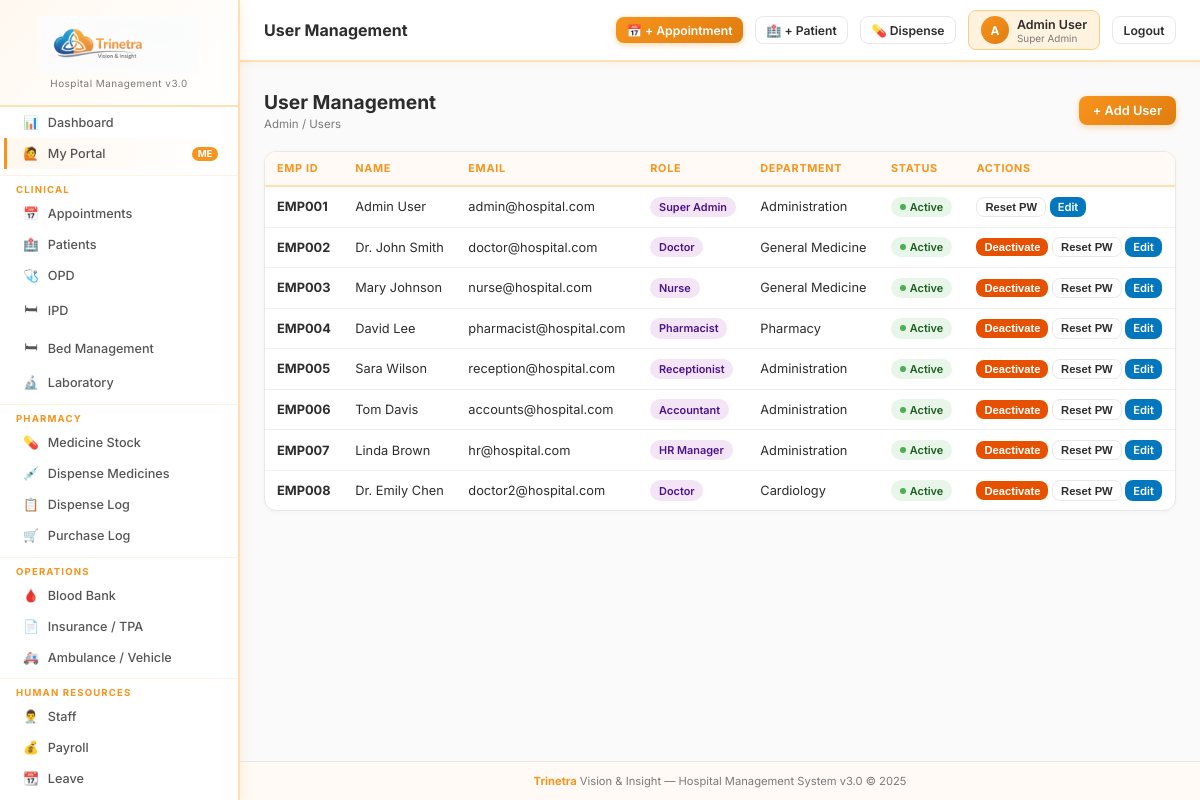
Page /admin/users (signed in) on the committed database.
### tables this page shows
CREATE TABLE roles (
    id INTEGER PRIMARY KEY AUTOINCREMENT, name TEXT NOT NULL UNIQUE,
    description TEXT DEFAULT '', is_active INTEGER DEFAULT 1
);

CREATE TABLE staff (
    id INTEGER PRIMARY KEY AUTOINCREMENT, employee_id TEXT UNIQUE,
    name TEXT NOT NULL, surname TEXT DEFAULT '', email TEXT UNIQUE,
    password TEXT DEFAULT '', phone TEXT DEFAULT '', mobileno TEXT DEFAULT '',
    gender TEXT DEFAULT '', dob TEXT DEFAULT '', blood_group TEXT DEFAULT '',
    date_of_joining TEXT DEFAULT '', address TEXT DEFAULT '',
    department INTEGER DEFAULT 0, designation INTEGER DEFAULT 0,
    qualification TEXT DEFAULT '', experience TEXT DEFAULT '',
    basic_salary REAL DEFAULT 0, bank_name TEXT DEFAULT '',
    bank_account TEXT DEFAULT '', emergency_contact TEXT DEFAULT '',
    note TEXT DEFAULT '', is_active INTEGER DEFAULT 1,
    created_at TEXT DEFAULT CURRENT_TIMESTAMP,
    FOREIGN KEY (department) REFERENCES department(id)
);

CREATE TABLE department (
    id INTEGER PRIMARY KEY AUTOINCREMENT, department_name TEXT NOT NULL,
    description TEXT DEFAULT '', is_active INTEGER DEFAULT 1
);

### app.py (the view)
@app.route('/admin/users')
@perm_required('admin','view')
def admin_users():
    users = qdb("""SELECT staff.*,roles.name as role_name,department.department_name
        FROM staff LEFT JOIN staff_roles ON staff_roles.staff_id=staff.id
        LEFT JOIN roles ON roles.id=staff_roles.role_id
        LEFT JOIN department ON department.id=staff.department
        ORDER BY staff.employee_id""")
    return render_template('admin/users.html', users=users)

### app.py (called while the page is built)
def get_db():
    db = getattr(g, '_database', None)
    if db is None:
        db = g._database = sqlite3.connect(DATABASE)
        db.row_factory = sqlite3.Row
        db.execute("PRAGMA foreign_keys = ON")
    return db

@app.teardown_appcontext
def close_connection(exception):
    db = getattr(g, '_database', None)
    if db is not None: db.close()

def qdb(query, args=(), one=False):
    cur = get_db().execute(query, args)
    rv = cur.fetchall()
    return (rv[0] if rv else None) if one else rv

def get_user(): return session.get('hospitaladmin', {})

def get_user_permissions():
    user = get_user()
    if not user: return {}
    if user.get('roles') == 'Super Admin':
        return {m: {'view':True,'add':True,'edit':True,'delete':True} for m in ALL_MODULES}
    role_id = user.get('role_id', 0)
    rows = qdb("SELECT module,can_view,can_add,can_edit,can_delete FROM role_permissions WHERE role_id=?", (role_id,))
    return {r['module']: {'view':bool(r['can_view']),'add':bool(r['can_add']),'edit':bool(r['can_edit']),'delete':bool(r['can_delete'])} for r in rows}

def perm_required(module, action='view'):
    def decorator(f):
        @wraps(f)
        def decorated(*args, **kwargs):
            if 'hospitaladmin' not in session:
                return redirect(url_for('login'))
            user = get_user()
            if user.get('roles') == 'Super Admin':
                return f(*args, **kwargs)
            perms = get_user_permissions()
            if not perms.get(module, {}).get(action):
                flash(f'Access denied: {action} permission required for {module}.', 'danger')
                return redirect(url_for('dashboard'))
            return f(*args, **kwargs)
        return decorated
    return decorator

@app.context_processor
def inject_globals():
    user = get_user()
    perms = get_user_permissions() if user else {}
    settings = {}
    if user:
        try:
            rows = qdb("SELECT name,value FROM sch_settings")
            settings = {r['name']: r['value'] for r in rows}
        except: pass
    return dict(current_user=type('U', (), user)() if user else None,
                user_perms=perms, settings=settings,
                ALL_MODULES=ALL_MODULES)

### templates/admin/users.html (shortened to what this page needs)
{% extends 'base.html' %}{% block title %}User Management{% endblock %}{% block page_title %}User Management{% endblock %}{% block content %}
<div class="page-header"><div><h1>User Management</h1><div class="breadcrumb">Admin / Users</div></div><a href="{{ url_for('staff_add') }}" class="btn btn-primary">+ Add User</a></div>
<div class="card"><div class="card-body p-0"><div class="table-wrap"><table>
<thead><tr><th>Emp ID</th><th>Name</th><th>Email</th><th>Role</th><th>Department</th><th>Status</th><th>Actions</th></tr></thead>
<tbody>{% for u in users %}<tr>
  <td><strong>{{ u.employee_id or '—' }}</strong></td>
  <td>{{ u.name }} {{ u.surname }}</td>
  <td>{{ u.email }}</td>
  <td><span class="badge badge-purple">{{ u.role_name or 'Staff' }}</span></td>
  <td>{{ u.department_name or '—' }}</td>
  <td>{% if u.is_active %}<span class="badge badge-success"><span class="dot dot-green"></span>Active</span>{% else %}<span class="badge badge-danger"><span class="dot dot-red"></span>Inactive</span>{% endif %}</td>
  <td>
    {% if u.id != current_user.id %}
    <form method="POST" action="{{ url_for('admin_user_toggle',uid=u.id) }}" style="display:inline">
      <button class="btn btn-{{ 'warning' if u.is_active else 'success' }} btn-xs">{{ 'Deactivate' if u.is_active else 'Activate' }}</button>
    </form>
    {% endif %}
    <button class="btn btn-secondary btn-xs" onclick="resetPw({{ u.id }})">Reset PW</button>
    <a href="{{ url_for('staff_edit',sid=u.id) }}" class="btn btn-info btn-xs">Edit</a>
  </td>
</tr>{% else %}<tr><td colspan="7" class="text-center text-muted" style="padding:2rem">No users.</td></tr>{% endfor %}</tbody>
</table></div></div></div>
{% endblock %}

### templates/base.html (shortened to what this page needs)
<!DOCTYPE html>
<html lang="en">
<head>
</head>
<body>
{% if current_user %}
<nav class="sidebar">
  <div class="sidebar-brand">
    <img alt="Trinetra Vision & Insight">
    <div class="version">Hospital Management v3.0</div>
  </div>
  {% if user_perms.get('dashboard',{}).get('view',True) %}
  <a href="{{ url_for('dashboard') }}" class="{{ 'active' if request.endpoint=='dashboard' }}"><i class="icon">📊</i>Dashboard</a>
  {% endif %}
  <a href="/my"
     class="{{ 'active' if (request.endpoint or '').startswith('my_') }}"
     style="{% if not (request.endpoint or '').startswith('my_') %}background:linear-gradient(90deg,#fff8f0,#fff);border-left:3px solid #F7941D;{% endif %}">
    <i class="icon">🙋</i>
    <span style="flex:1;">My Portal</span>
    <span style="font-size:.6rem;background:#F7941D;color:#fff;padding:.1rem .35rem;border-radius:.75rem;font-weight:700;">ME</span>
  </a>
  <div class="sidebar-section">Clinical</div>
  {% if user_perms.get('appointments',{}).get('view') %}<a href="{{ url_for('appointments') }}" class="{{ 'active' if 'appointment' in (request.endpoint or '') }}"><i class="icon">📅</i>Appointments</a>{% endif %}
  {% if user_perms.get('patients',{}).get('view') %}<a href="{{ url_for('patients') }}" class="{{ 'active' if 'patient' in (request.endpoint or '') and 'blood' not in (request.endpoint or '') }}"><i class="icon">🏥</i>Patients</a>{% endif %}
  {% if user_perms.get('opd',{}).get('view') %}<a href="{{ url_for('opd') }}" class="{{ 'active' if request.endpoint=='opd' }}"><i class="icon">🩺</i>OPD</a>{% endif %}
  {% if user_perms.get('ipd',{}).get('view') %}<a href="{{ url_for('ipd') }}" class="{{ 'active' if request.endpoint=='ipd' }}"><i class="icon">🛏</i>IPD</a>{% endif %}
  {% if user_perms.get('beds',{}).get('view') %}<a href="{{ url_for('beds') }}" class="{{ 'active' if 'bed' in (request.endpoint or '') }}"><i class="icon">🛏</i>Bed Management</a>{% endif %}
  {% if user_perms.get('lab',{}).get('view') %}<a href="{{ url_for('lab') }}" class="{{ 'active' if 'lab' in (request.endpoint or '') }}"><i class="icon">🔬</i>Laboratory</a>{% endif %}
  <div class="sidebar-section">Pharmacy</div>
  {% if user_perms.get('pharmacy',{}).get('view') %}
  <a href="{{ url_for('pharmacy_list') }}" class="{{ 'active' if request.endpoint=='pharmacy_list' }}"><i class="icon">💊</i>Medicine Stock</a>
  <a href="{{ url_for('pharmacy_dispense') }}" class="{{ 'active' if request.endpoint=='pharmacy_dispense' }}"><i class="icon">💉</i>Dispense Medicines</a>
  <a href="{{ url_for('pharmacy_dispense_all') }}" class="{{ 'active' if request.endpoint=='pharmacy_dispense_all' }}"><i class="icon">📋</i>Dispense Log</a>
  <a href="{{ url_for('pharmacy_purchases') }}" class="{{ 'active' if request.endpoint=='pharmacy_purchases' }}"><i class="icon">🛒</i>Purchase Log</a>
  {% endif %}
  <div class="sidebar-section">Operations</div>
  {% if user_perms.get('bloodbank',{}).get('view') %}<a href="{{ url_for('bloodbank') }}" class="{{ 'active' if 'bloodbank' in (request.endpoint or '') }}"><i class="icon">🩸</i>Blood Bank</a>{% endif %}
  {% if user_perms.get('insurance',{}).get('view') %}<a href="{{ url_for('insurance') }}" class="{{ 'active' if 'insurance' in (request.endpoint or '') }}"><i class="icon">📄</i>Insurance / TPA</a>{% endif %}
  {% if user_perms.get('vehicle',{}).get('view') %}<a href="{{ url_for('vehicle_list') }}" class="{{ 'active' if 'vehicle' in (request.endpoint or '') }}"><i class="icon">🚑</i>Ambulance / Vehicle</a>{% endif %}
  <div class="sidebar-section">Human Resources</div>
  {% if user_perms.get('staff',{}).get('view') %}<a href="{{ url_for('staff_list') }}" class="{{ 'active' if request.endpoint in ['staff_list','staff_view','staff_edit'] }}"><i class="icon">👨‍⚕️</i>Staff</a>{% endif %}
  {% if user_perms.get('payroll',{}).get('view') %}<a href="{{ url_for('payroll_list') }}" class="{{ 'active' if 'payroll' in (request.endpoint or '') }}"><i class="icon">💰</i>Payroll</a>{% endif %}
  {% if user_perms.get('hr_leave',{}).get('view') %}<a href="{{ url_for('hr_leave') }}" class="{{ 'active' if 'leave' in (request.endpoint or '') }}"><i class="icon">📆</i>Leave</a>{% endif %}
  {% if user_perms.get('hr_attendance',{}).get('view') %}<a href="{{ url_for('hr_attendance') }}" class="{{ 'active' if 'attendance' in (request.endpoint or '') }}"><i class="icon">✅</i>Attendance</a>{% endif %}
</nav>
<div class="main-wrap">
  <div class="topbar">
    <div class="topbar-left">
      <div class="topbar-title">{% block page_title %}Dashboard{% endblock %}</div>
    </div>
    <div class="topbar-right">
      {% if user_perms.get('appointments',{}).get('add') %}
      <a href="{{ url_for('appointment_add') }}" class="btn btn-primary btn-sm">📅 + Appointment</a>
      {% endif %}
      {% if user_perms.get('patients',{}).get('add') %}
      <a href="{{ url_for('patient_add') }}" class="btn btn-secondary btn-sm">🏥 + Patient</a>
      {% endif %}
      {% if user_perms.get('pharmacy',{}).get('add') %}
      <a href="{{ url_for('pharmacy_dispense') }}" class="btn btn-secondary btn-sm">💊 Dispense</a>
      {% endif %}
      <div class="user-badge">
        <div class="user-avatar">{{ current_user.username[:1].upper() if current_user else 'U' }}</div>
        <div>
          <div class="user-name">{{ current_user.username if current_user else '' }}</div>
          <div class="user-role">{{ current_user.roles if current_user else '' }}</div>
        </div>
      </div>
      <a href="{{ url_for('logout') }}" class="btn btn-secondary btn-sm">Logout</a>
    </div>
  </div>
  <div class="flash-wrap">
  </div>
  <div class="content">{% block content %}{% endblock %}</div>
  <div style="text-align:center;padding:.75rem;font-size:.7rem;color:var(--muted);border-top:1px solid var(--border);background:#fffaf5;">
    <strong style="color:var(--brand-orange);">Trinetra</strong> Vision &amp; Insight &mdash; Hospital Management System v3.0 &copy; 2025
  </div>
</div>
{% endif %}
</body>
</html>

### rows in the picture
roles: name "Super Admin"
staff: employee "EMP001", name "Admin", surname "User", email "admin@hospital.com", name "Super Admin", department_name "Administration", is_active 1 (drawn)
staff: employee "EMP002", name "Dr. John", surname "Smith", email "doctor@hospital.com", name "Doctor", department_name "General Medicine", shows "Active", is_active "Deactivate"
staff: employee "EMP003", name "Mary", surname "Johnson", email "nurse@hospital.com", name "Nurse", department_name "General Medicine", shows "Active", is_active "Deactivate"
staff: employee "EMP004", name "David", surname "Lee", email "pharmacist@hospital.com", name "Pharmacist", department_name "Pharmacy", shows "Active", is_active "Deactivate"
staff: employee "EMP005", name "Sara", surname "Wilson", email "reception@hospital.com", name "Receptionist", department_name "Administration", shows "Active", is_active "Deactivate"
staff: employee "EMP006", name "Tom", surname "Davis", email "accounts@hospital.com", name "Accountant", department_name "Administration", shows "Active", is_active "Deactivate"
staff: employee "EMP007", name "Linda", surname "Brown", email "hr@hospital.com", name "HR Manager", department_name "Administration", shows "Active", is_active "Deactivate"
staff: employee "EMP008", name "Dr. Emily", surname "Chen", email "doctor2@hospital.com", name "Doctor", department_name "Cardiology", shows "Active", is_active "Deactivate"

### other values in the picture
{{ current_user.username[:1].upper() if current_user else 'U' }} "A"
{{ current_user.username if current_user else '' }} "Admin User"
